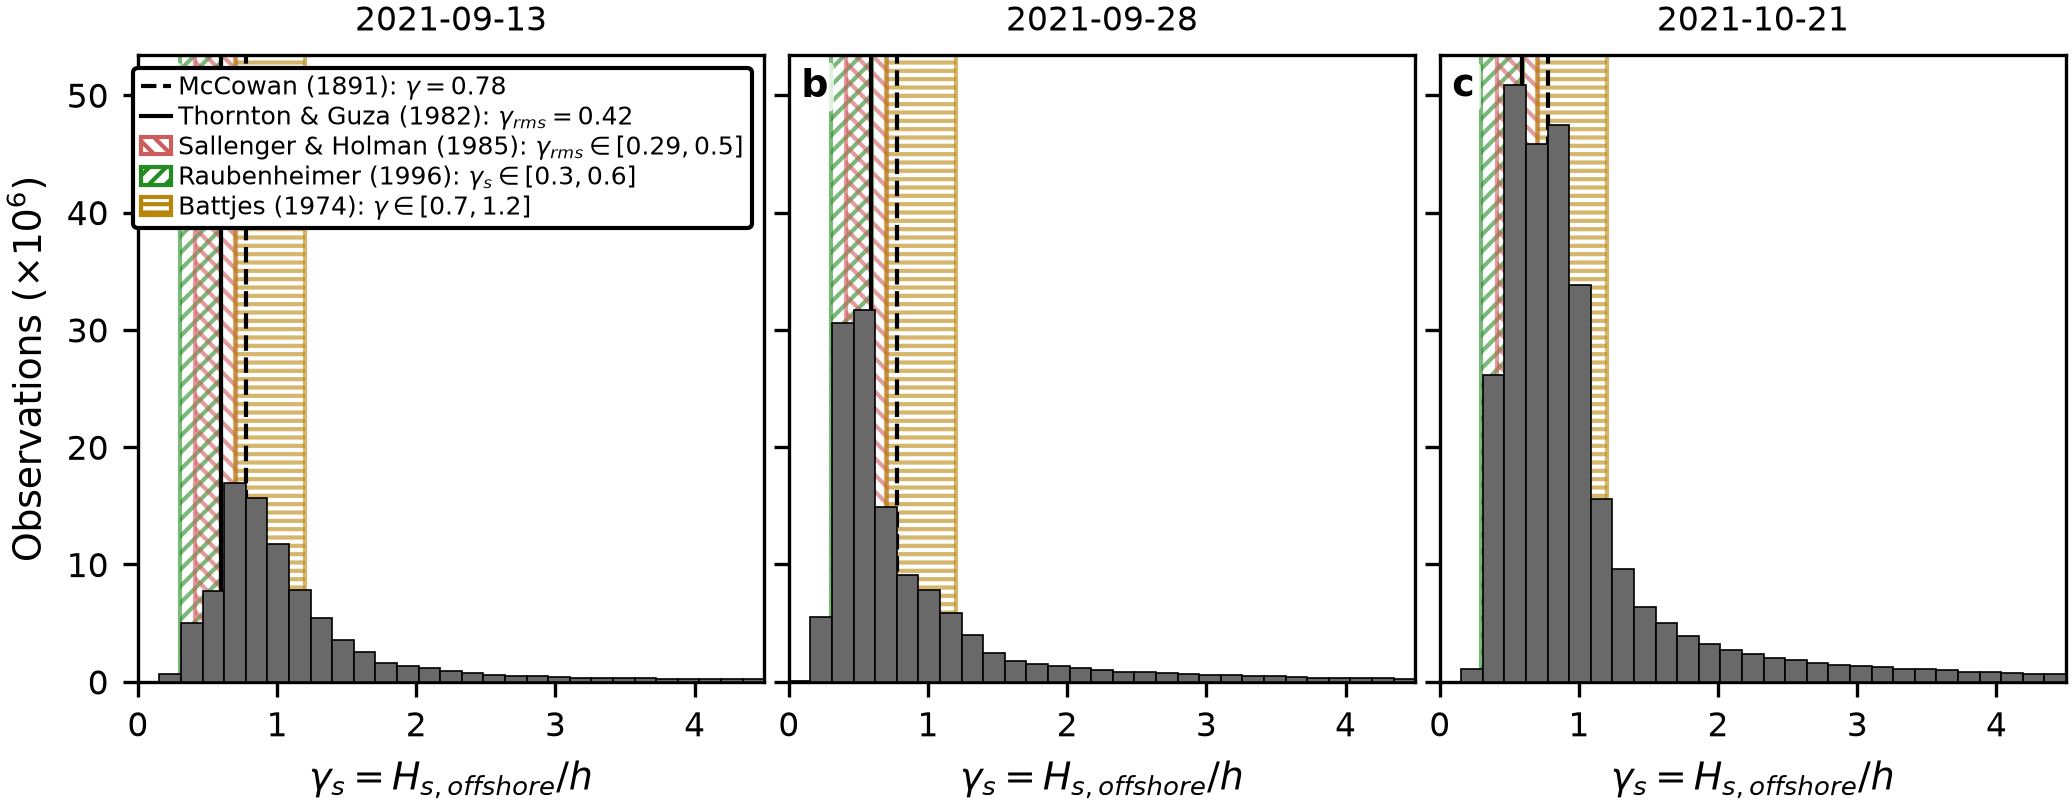

The Python source for this figure:
"""Breaker index histogram split by survey date: observed Hs/h vs. literature."""

import numpy as np
import pandas as pd
import xarray as xr
import matplotlib.pyplot as plt
import matplotlib.patches as mpatches
from pathlib import Path

from common.figure_style import apply_style, savefig, PAGE_W, panel_label

DATA_PATH   = str(Path(__file__).parent.parent / 'combined_dunex_dataset_v2_lerp.nc')
OUTPUT_PATH = str(Path(__file__).parent / '01_breaker_index_hist_by_survey.png')

PIER_MIN = 490
PIER_MAX = 530


def _gamma_and_counts(ds_sub):
    """Flattened gamma_s and observation counts for a time-subset of the dataset."""
    gamma_s = (ds_sub.waveHs / (ds_sub.depth + ds_sub.setup)).values.flatten()
    counts  = ds_sub.observation_count.values.flatten()
    valid   = ~(np.isnan(gamma_s) | np.isnan(counts)) & (counts > 0) & (gamma_s > 0)
    return gamma_s[valid], counts[valid]


def main():
    apply_style()

    ds = xr.open_dataset(DATA_PATH)

    # Group time steps by calendar date of the survey.
    survey_dates = pd.to_datetime(ds.survey_time.values).normalize()
    unique_dates = sorted(pd.unique(survey_dates))

    H_rms_to_Hs = np.sqrt(2)  # Hs = sqrt(2) * Hrms for Rayleigh distribution

    # McCowan (1891)
    mccowan_gamma = 0.78

    # Thornton & Guza (1982) — reported as gamma_rms; convert to gamma_s for plotting
    thornton_guza_gamma_rms = 0.42
    thornton_guza_gamma_s   = thornton_guza_gamma_rms * H_rms_to_Hs

    # Sallenger & Holman (1985) — reported as gamma_rms range; convert to gamma_s for plotting
    sallenger_holman_gamma_rms_low  = 0.29
    sallenger_holman_gamma_rms_high = 0.50
    sallenger_holman_gamma_s_low    = sallenger_holman_gamma_rms_low  * H_rms_to_Hs
    sallenger_holman_gamma_s_high   = sallenger_holman_gamma_rms_high * H_rms_to_Hs

    # Raubenheimer (1996) — reported as gamma_s range
    raubenheimer_gamma_s_low  = 0.3
    raubenheimer_gamma_s_high = 0.6

    # Battjes (1974); see related discussion in Raubenheimer.
    battjes_gamma_low  = 0.7
    battjes_gamma_high = 1.2

    x_max = 4.5
    bins  = np.linspace(0, x_max, 30)

    n = len(unique_dates)
    fig, axes = plt.subplots(1, n, figsize=(PAGE_W, PAGE_W / n + 0.3),
                             sharey=True)
    axes = np.atleast_1d(axes)

    for i, (ax, date) in enumerate(zip(axes, unique_dates)):
        sel = survey_dates == date
        gv, wt = _gamma_and_counts(ds.isel(time=np.flatnonzero(sel)))

        # Background literature ranges
        ax.axvspan(raubenheimer_gamma_s_low, raubenheimer_gamma_s_high, facecolor='none',
                   edgecolor='forestgreen', hatch='//////', alpha=0.6, zorder=1)
        ax.axvspan(sallenger_holman_gamma_s_low, sallenger_holman_gamma_s_high, facecolor='none',
                   edgecolor='indianred', hatch='\\\\\\\\\\\\', alpha=0.6, zorder=1)
        ax.axvspan(battjes_gamma_low, battjes_gamma_high, facecolor='none',
                   edgecolor='darkgoldenrod', hatch='------', alpha=0.6, zorder=1)

        # Literature lines
        ax.axvline(mccowan_gamma,        color='black', linestyle='--', linewidth=1.0, zorder=2)
        ax.axvline(thornton_guza_gamma_s, color='black', linestyle='-',  linewidth=1.0, zorder=2)

        # Histogram
        ax.hist(gv, bins=bins, weights=wt,
                color='dimgray', edgecolor='black', linewidth=0.4, zorder=3)

        ax.set_xlabel(r'$\gamma_s = H_{s,offshore} / h$')
        if i == 0:
            ax.set_ylabel(r'Observations $(\times 10^6)$')
        ax.set_box_aspect(1)
        ax.yaxis.set_major_formatter(plt.FuncFormatter(lambda x, _: f'{x/1e6:.0f}'))
        ax.set_xlim(0, x_max)
        ax.set_title(pd.Timestamp(date).strftime('%Y-%m-%d'), fontsize=8)
        panel_label(ax, chr(ord('a') + i))

        # Summary stats
        total   = wt.sum()
        pct     = wt[(gv >= raubenheimer_gamma_s_low) & (gv <= battjes_gamma_high)].sum() / total * 100
        pct_gt  = wt[gv > 0.3].sum() / total * 100
        w_mean  = np.average(gv, weights=wt)
        si      = np.argsort(gv)
        w_med   = gv[si][np.searchsorted(np.cumsum(wt[si]), 0.5 * total)]
        hist, _ = np.histogram(gv, bins=bins, weights=wt)
        w_mode  = 0.5 * (bins[hist.argmax()] + bins[hist.argmax() + 1])
        print(f"=== {pd.Timestamp(date).date()}  (n_time={int(sel.sum())}) ===")
        print(f"% in [{raubenheimer_gamma_s_low}, {battjes_gamma_high}]:  {pct:.1f}%")
        print(f"% gamma_s > 0.3:   {pct_gt:.1f}%")
        print(f"Weighted mean:     {w_mean:.4f}")
        print(f"Weighted median:   {w_med:.4f}")
        print(f"Weighted mode:     {w_mode:.4f}  (bin center, width {bins[1]-bins[0]:.4f})")

    legend_elements = [
        plt.Line2D([0], [0], color='black', linestyle='--', linewidth=1.0,
                   label=rf'McCowan (1891): $\gamma = {mccowan_gamma}$'),
        plt.Line2D([0], [0], color='black', linestyle='-', linewidth=1.0,
                   label=rf'Thornton & Guza (1982): $\gamma_{{rms}} = {thornton_guza_gamma_rms}$'),
        mpatches.Patch(edgecolor='indianred', facecolor='none',
                       hatch='\\\\\\\\\\\\',
                       label=rf'Sallenger & Holman (1985): $\gamma_{{rms}} \in [{sallenger_holman_gamma_rms_low}, {sallenger_holman_gamma_rms_high}]$'),
        mpatches.Patch(edgecolor='forestgreen', facecolor='none', hatch='//////',
                       label=rf'Raubenheimer (1996): $\gamma_s \in [{raubenheimer_gamma_s_low}, {raubenheimer_gamma_s_high}]$'),
        mpatches.Patch(edgecolor='darkgoldenrod', facecolor='none', hatch='------',
                       label=rf'Battjes (1974): $\gamma \in [{battjes_gamma_low}, {battjes_gamma_high}]$'),
    ]
    axes[0].legend(handles=legend_elements, loc='upper right', frameon=True,
                   framealpha=1.0, edgecolor='black', fontsize=6,
                   borderpad=0.3, labelspacing=0.2, handletextpad=0.3, handlelength=1.2)

    fig.tight_layout(pad=0.3)
    savefig(fig, OUTPUT_PATH)


if __name__ == '__main__':
    main()
